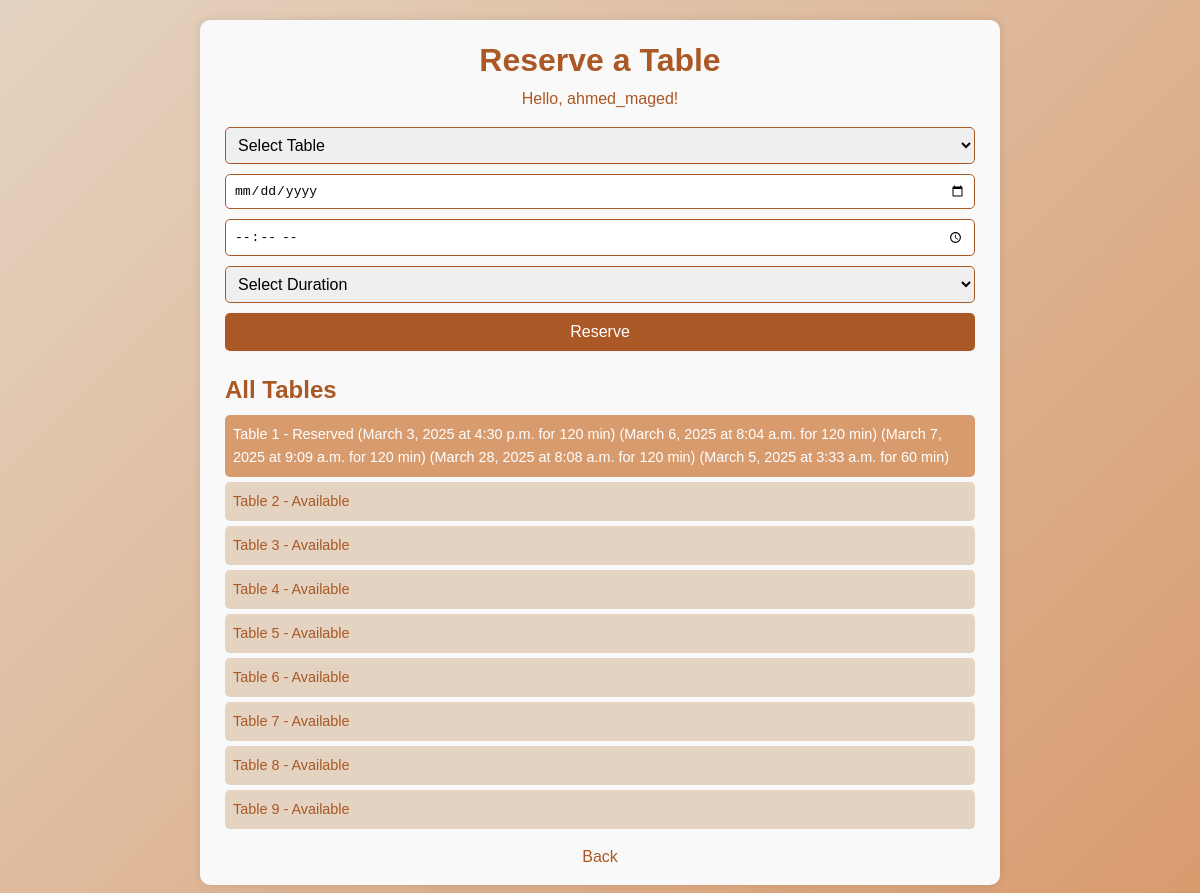
/cafe/reserve_table/ (signed in), run on the app's committed database.
### cafe/models.py (models this page shows, shortened)
class Table(models.Model):
    number = models.IntegerField(unique=True)
    is_available = models.BooleanField(default=True)

class TableReservation(models.Model):
    user = models.ForeignKey(User, on_delete=models.CASCADE)
    table = models.ForeignKey(Table, on_delete=models.CASCADE)
    date = models.DateField()
    start_time = models.TimeField()
    duration = models.IntegerField(choices=[(30, '30 min'), (60, '1 hour'), (120, '2 hours')])
    created_at = models.DateTimeField(auto_now_add=True)

### cafe/views.py (the view, shortened to what this page needs)
# urls.py: path('reserve_table/', views.reserve_table, name='reserve_table'),
@login_required
def reserve_table(request):
    tables = Table.objects.all()
    all_tables = Table.objects.all()
    reservations = TableReservation.objects.all()
    return render(request, 'cafe/reserve_table.html', {
        'tables': tables,
        'all_tables': all_tables,
        'reservations': reservations
    })

### cafe/templates/cafe/reserve_table.html (shortened to what this page needs)
{% load static %}
<!DOCTYPE html>
<html lang="en">
<head>
    <link rel="stylesheet" href="{% static 'css/style.css' %}">
</head>
<body>
    <div class="reserve-container">
        <h1>Reserve a Table</h1>
        {% if user.is_authenticated %}
            <p>Hello, {{ user.username }}!</p>
            <form method="POST" id="table-form">
                <select name="table_number" required>
                    <option value="" disabled selected>Select Table</option>
                </select>
                <input type="date" name="date" required>
                <input type="time" name="start_time" required>
                <select name="duration" required>
                    <option value="" disabled selected>Select Duration</option>
                </select>
                <button type="submit">Reserve</button>
            </form>
            <div class="tables-list">
                <h2>All Tables</h2>
                {% for table in all_tables %}
                    <div class="table-item {% if table.is_available %}available{% else %}reserved{% endif %}">
                        Table {{ table.number }} -
                        {% if table.is_available %}
                            Available
                        {% else %}
                            Reserved
                            {% for reservation in reservations %}
                                {% if reservation.table.id == table.id %}
                                    ({{ reservation.date }} at {{ reservation.start_time }} for {{ reservation.duration }} min)
                                {% endif %}
                            {% endfor %}
                        {% endif %}
                    </div>
                {% endfor %}
            </div>
        {% else %}
            <p>Please <a href="{% url 'login' %}">login</a> or <a href="{% url 'cafe:signup' %}">sign up</a> to reserve.</p>
        {% endif %}
        <a href="{% url 'cafe:home' %}" class="back-link">Back</a>
    </div>
</body>
</html>

### cafe/static/css/style.css (style rules this page uses)
body { font-family: 'Orbitron', 'Poppins', sans-serif; background: #e4d3c1; color: #aa5825; max-width: 1400px; margin: 0 auto; padding: 0 30px; line-height: 1.8; position: relative; overflow-x: hidden; min-height: 100vh; -webkit-font-smoothing: antialiased; -moz-osx-font-smoothing: grayscale; }

### cafe/templates/cafe/reserve_table.html (style rules this page uses)
* { margin: 0; padding: 0; box-sizing: border-box; }
body { font-family: 'Poppins', sans-serif; background: linear-gradient(135deg, #e4d3c1 0%, #d89b6e 100%); color: #aa5825; line-height: 1.6; }
.reserve-container { max-width: 800px; margin: 20px auto; padding: 15px; background: #f9f9f9; border-radius: 10px; box-shadow: 0 0 10px rgba(0, 0, 0, 0.1); }
h1 { text-align: center; color: #aa5825; font-size: 2em; }
p { text-align: center; margin-bottom: 15px; }
form { display: flex; flex-direction: column; gap: 10px; max-width: 100%; margin: 0 auto; padding: 0 10px; }
select, input[type="date"], input[type="time"] { padding: 8px; border: 1px solid #aa5825; border-radius: 5px; font-size: 1em; width: 100%; }
button[type="submit"] { padding: 10px; background: #aa5825; color: white; border: none; border-radius: 5px; cursor: pointer; font-size: 1em; transition: background 0.3s ease; }
.tables-list { margin-top: 20px; padding: 0 10px; }
.table-item { padding: 8px; margin: 5px 0; border-radius: 5px; font-size: 0.9em; }
.available { background: #e4d3c1; }
.reserved { background: #d89b6e; color: white; }
.back-link { display: block; text-align: center; margin-top: 15px; color: #aa5825; text-decoration: none; font-size: 1em; }

### data on the page
Table: number "1"
TableReservation: date "March 3, 2025", start_time "4:30 p.m.", duration "120"
TableReservation: date "March 6, 2025", start_time "8:04 a.m.", duration "120"
TableReservation: date "March 7, 2025", start_time "9:09 a.m.", duration "120"
TableReservation: date "March 28, 2025", start_time "8:08 a.m.", duration "120"
TableReservation: date "March 5, 2025", start_time "3:33 a.m.", duration "60"
Table: number "2", is_available "Available"
Table: number "3", is_available "Available"
Table: number "4", is_available "Available"
Table: number "5", is_available "Available"
Table: number "6", is_available "Available"
Table: number "7", is_available "Available"
Table: number "8", is_available "Available"
Table: number "9", is_available "Available"

### other printed values
{{ user.username }} "ahmed_maged"
